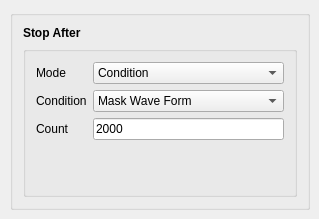
            <widget class="QWidget" name="tab_acq">
             <attribute name="title">
              <string>Acq</string>
             </attribute>
             <widget class="QGroupBox" name="verticalGroupBox_acq">
              <property name="geometry">
               <rect>
                <x>10</x>
                <y>10</y>
                <width>300</width>
                <height>200</height>
               </rect>
              </property>
              <layout class="QVBoxLayout" name="verticalLayout_5">
               <property name="leftMargin">
                <number>10</number>
               </property>
               <property name="topMargin">
                <number>10</number>
               </property>
               <property name="rightMargin">
                <number>10</number>
               </property>
               <property name="bottomMargin">
                <number>10</number>
               </property>
               <item>
                <widget class="QLabel" name="label_stopAfter">
                 <property name="sizePolicy">
                  <sizepolicy hsizetype="Preferred" vsizetype="Maximum">
                   <horstretch>0</horstretch>
                   <verstretch>0</verstretch>
                  </sizepolicy>
                 </property>
                 <property name="font">
                  <font>
                   <weight>75</weight>
                   <bold>true</bold>
                  </font>
                 </property>
                 <property name="text">
                  <string>Stop After</string>
                 </property>
                </widget>
               </item>
               <item>
                <widget class="QGroupBox" name="GroupBox_stopAfter">
                 <layout class="QFormLayout" name="formLayout_4">
                  <property name="leftMargin">
                   <number>10</number>
                  </property>
                  <property name="topMargin">
                   <number>10</number>
                  </property>
                  <property name="rightMargin">
                   <number>10</number>
                  </property>
                  <property name="bottomMargin">
                   <number>10</number>
                  </property>
                  <item row="0" column="0">
                   <widget class="QLabel" name="label_mode">
                    <property name="sizePolicy">
                     <sizepolicy hsizetype="Preferred" vsizetype="Preferred">
                      <horstretch>0</horstretch>
                      <verstretch>0</verstretch>
                     </sizepolicy>
                    </property>
                    <property name="text">
                     <string>Mode</string>
                    </property>
                   </widget>
                  </item>
                  <item row="0" column="1">
                   <widget class="QComboBox" name="comboBox_mode">
                    <property name="sizePolicy">
                     <sizepolicy hsizetype="Preferred" vsizetype="Fixed">
                      <horstretch>0</horstretch>
                      <verstretch>0</verstretch>
                     </sizepolicy>
                    </property>
                    <item>
                     <property name="text">
                      <string>Condition</string>
                     </property>
                    </item>
                   </widget>
                  </item>
                  <item row="1" column="0">
                   <widget class="QLabel" name="label_cond">
                    <property name="text">
                     <string>Condition</string>
                    </property>
                   </widget>
                  </item>
                  <item row="1" column="1">
                   <widget class="QComboBox" name="comboBox_cond">
                    <item>
                     <property name="text">
                      <string>Mask Wave Form</string>
                     </property>
                    </item>
                   </widget>
                  </item>
                  <item row="2" column="0">
                   <widget class="QLabel" name="label_count">
                    <property name="text">
                     <string>Count</string>
                    </property>
                   </widget>
                  </item>
                  <item row="2" column="1">
                   <widget class="QLineEdit" name="lineEdit_count">
                    <property name="text">
                     <string>2000</string>
                    </property>
                   </widget>
                  </item>
                 </layout>
                </widget>
               </item>
              </layout>
             </widget>
            </widget>
